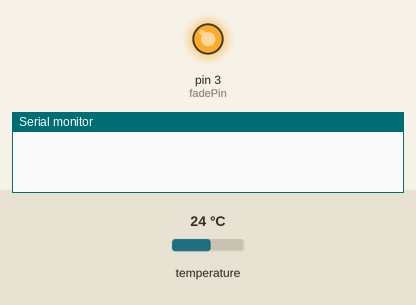
This sketch was run on a simulated Arduino Uno, built with avr-gcc and run on an emulated ATmega328P. Parts: output pins drawn as LEDs (lit = HIGH), the last lines printed to the serial monitor. The inputs (shaded band) are chosen by the test bench; at power-on: temperature 24 °C.

Above: at 5.3 s.
At 16.1 s:
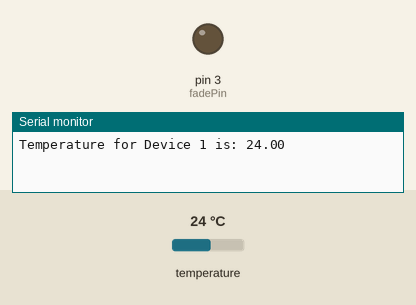
Timing chart, 0 to 28.0 s (numbered marks = the images above):
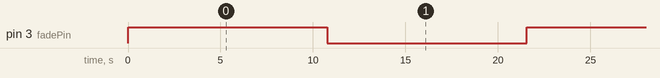

The sketch:

peltier_v01.ino
```cpp
//////////////////////////////////////////////////////////////////
//©2013 drafted by Jeremy VanDerWal
//initial control of temperature of a peltier with temperature
//////////////////////////////////////////////////////////////////
#include <OneWire.h>
#include <DallasTemperature.h>

#define fadePin 3 //pin to control mosfet
#define tempPin 2 //one-wire pin to read temperature

OneWire oneWire(tempPin); // Setup a oneWire instance to communicate with any OneWire devices (not just Maxim/Dallas temperature ICs)
DallasTemperature sensors(&oneWire); // Pass our oneWire reference to Dallas Temperature.

void setup(){
  pinMode(fadePin, OUTPUT); //set the pinmode for the mosfet
  Serial.begin(9600); //start a serial port
  sensors.begin(); // Start up the library
}

void loop(){
  analogWrite(fadePin, 255);
  delay(10000);
  sensors.requestTemperatures(); // Send the command to get temperatures
  Serial.print("Temperature for Device 1 is: ");
  Serial.print(sensors.getTempCByIndex(0));
  analogWrite(fadePin, 0);
  delay(10000);
  sensors.requestTemperatures(); // Send the command to get temperatures
  Serial.print("Temperature for Device 1 is: ");
  Serial.print(sensors.getTempCByIndex(0));

}
```

Measured:
- by itself, pin 3 (fadePin): alternates HIGH for 10.8 s and LOW for 10.8 s
